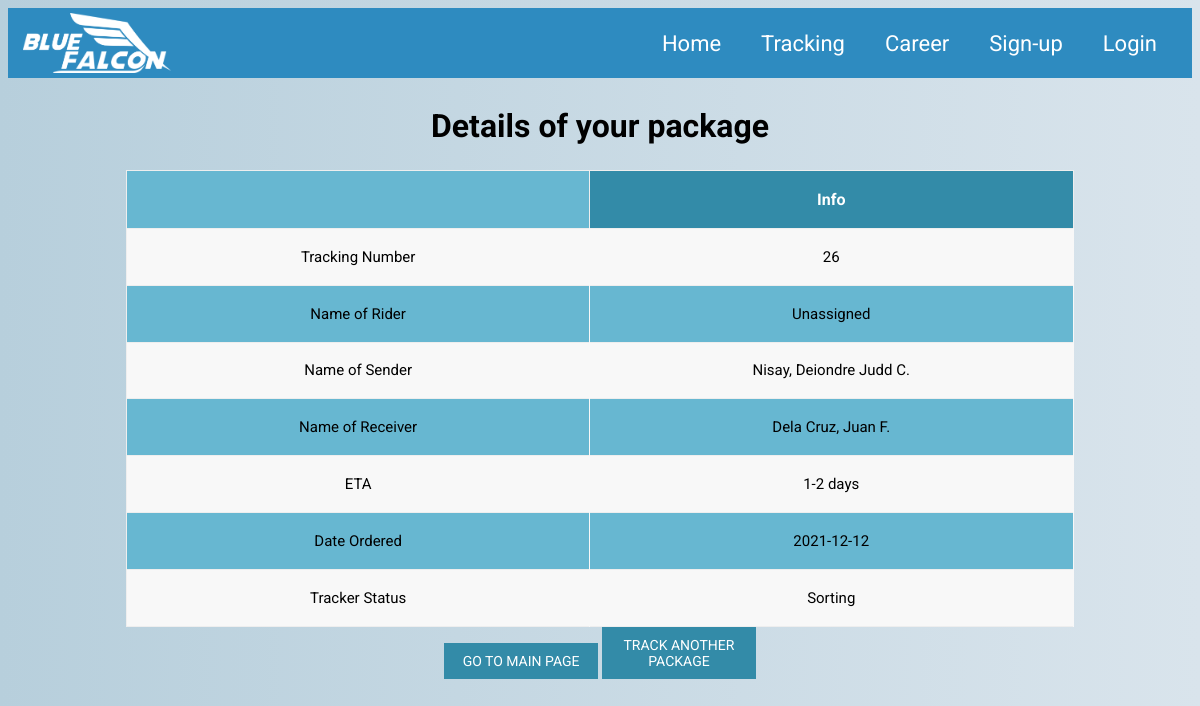
Page /Tracker_page1.php?Id=26 on the committed database.
### tables this page shows
CREATE TABLE `tracker` (
  `Tracking_Number` int(11) NOT NULL,
  `Package_ID` int(11) NOT NULL,
  `Rider_ID` int(11) NOT NULL,
  `Sender_ID` int(11) NOT NULL,
  `Recipient_ID` int(11) NOT NULL,
  `ETA` varchar(20) NOT NULL,
  `Tracker_Date` date NOT NULL DEFAULT current_timestamp(),
  `Tracker_Status` varchar(255) DEFAULT NULL
);

CREATE TABLE `sender` (
  `Sender_ID` int(11) NOT NULL,
  `Sender_LastName` varchar(256) NOT NULL,
  `Sender_FirstName` varchar(256) NOT NULL,
  `Sender_MiddleInitial` varchar(2) NOT NULL,
  `Sender_Address` varchar(256) NOT NULL,
  `Sender_ContactNum` varchar(255) NOT NULL,
  `Sender_Email` varchar(256) NOT NULL,
  `Username` varchar(256) NOT NULL
);

CREATE TABLE `recipient` (
  `Recipient_ID` int(11) NOT NULL,
  `Recipient_LastName` varchar(20) NOT NULL,
  `Recipient_FirstName` varchar(20) NOT NULL,
  `Recipient_MiddleInitial` char(2) DEFAULT NULL,
  `Recipient_Address` varchar(256) NOT NULL,
  `Recipient_ContactNum` varchar(255) NOT NULL,
  `Recipient_Email` varchar(256) NOT NULL
);

### Tracker_page1.php (the view, shortened to what this page needs)
<?php
     include 'includes/dbh.inc.php';
     include_once 'header.php';
?>
<html>
  <head>
    <link rel="stylesheet" type="text/css" href="css/tracker.css" />
  </head>
  <body>
    <br>
    <center>
    <?php
      if(isset($_GET['Id'])){
       $search_query = ($_GET['Id']);
       $query  = "SELECT * FROM tracker WHERE Tracking_Number = '".$search_query."'";
        $result = mysqli_query($conn,$query);
        if ($result->num_rows > 0) {
         echo "<h1>Details of your package</h1>";
         echo "<center>";
         echo "<table border='1' class='track'>
         <tr>
           <th></th>
            <th> Info </th>
          </tr>";
          while($row = mysqli_fetch_array($result))
          {
            $query1 =   "SELECT Rider_LastName, Rider_FirstName, Rider_MiddleInitial FROM Rider WHERE Rider_ID = (SELECT Rider_ID from tracker where Tracking_Number='".$row['Tracking_Number']."')";
            $result1 = mysqli_query($conn,$query1);
            $row1 = mysqli_fetch_array($result1);
            $query2 =   "SELECT Sender_LastName, Sender_FirstName, Sender_MiddleInitial FROM Sender WHERE Sender_ID = (SELECT Sender_ID FROM Tracker WHERE Tracking_Number ='".$row['Tracking_Number']."')";
            $result2 = mysqli_query($conn,$query2);
            $row2 = mysqli_fetch_array($result2);
            $query3 =   "SELECT Recipient_LastName, Recipient_FirstName, Recipient_MiddleInitial FROM Recipient WHERE Recipient_ID = (SELECT Recipient_ID FROM Tracker WHERE Tracking_Number ='".$row['Tracking_Number']."')";
            $result3 = mysqli_query($conn,$query3);
            $row3 = mysqli_fetch_array($result3);
            echo "<tr>";
              echo "<td> Tracking Number </td>";
              echo "<td  class='Col2' >" . $row['Tracking_Number'] . "</td>";
            echo "</tr>";
            echo "<tr>";
              echo "<td> Name of Rider </td>";
              if ($row1 == null) {
                echo "<td  class='Col2' >Unassigned</td>";
              }
              else{
                echo "<td  class='Col2' >" . $row1['Rider_LastName']. ", " . $row1['Rider_FirstName'] ." " . $row1['Rider_MiddleInitial'] . ".</td>";
              }
            echo "</tr>";
            echo "<tr>";
              echo "<td> Name of Sender </td>";
              echo "<td  class='Col2' >" . $row2['Sender_LastName']. ", " . $row2['Sender_FirstName'] ." " . $row2['Sender_MiddleInitial'] . ".</td>";
            echo "</tr>";
            echo "<tr>";
              echo "<td> Name of Receiver </td>";
              echo "<td  class='Col2' >" . $row3['Recipient_LastName']. ", " . $row3['Recipient_FirstName'] ." " . $row3['Recipient_MiddleInitial'] . ".</td>";
            echo "</tr>";
            echo "<tr>";
              echo "<td> ETA </td>";
              echo "<td  class='Col2' >" . $row['ETA'] . "</td>";
            echo "</tr>";
             echo "<tr>";
              echo "<td> Date Ordered </td>";
              echo "<td  class='Col2' >" . $row['Tracker_Date'] . "</td>";
            echo "</tr>";
            echo "<tr>";
              echo "<td> Tracker Status </td>";
                echo "<td  class='Col2' >" . $row['Tracker_Status'] . "</td>";
            echo "</tr>";
          }
          echo "</table>";
          echo "</center>";
    ?>
        <center>
          <a href="./homepage.php" style="text-decoration : none;"> <button>Go to Main Page</button></a>
          <a href="./Tracker_page1.php" style="text-decoration : none;"><button>Track Another Package</button></a>
        </center>
    <?php
          }
  } ?>
    </center>
  </body>
</html>

### css/tracker.css (style rules this page uses)
body { background: #D9E4EC; background: -webkit-linear-gradient(right, #D9E4EC, #B7CFDC); background: -moz-linear-gradient(right, #D9E4EC, #B7CFDC); background: -o-linear-gradient(right, #D9E4EC, #B7CFDC); background: linear-gradient(to left, #D9E4EC, #B7CFDC); font-family: "Roboto", sans-serif; -webkit-font-smoothing: antialiased; -moz-osx-font-smoothing: grayscale; }
h1 { margin: auto; width: 50%; padding-top: 10px; padding: 10px; text-align: center; }
table { margin-top: 15px; border-style:solid; border-width:2px; border-color:darkcyan; text-align: center; margin-left: 10%; margin-right: 10%; }
th, td { padding: 5px; width:2%; }
button { font-family: "Roboto", sans-serif; text-transform: uppercase; outline: 0; background:#338BA8 ; width: 13%; border: 0; padding: 10px; color: #FFFFFF; font-size: 14px; -webkit-transition: all 0.3 ease; transition: all 0.3 ease; cursor: pointer; }
.track { border: 5px solid white; border-collapse: collapse; border-radius: 5px; font-size: 16px; font-weight: normal; border: none; border-collapse: collapse; width: 100%; max-width: 80%; background-color: #67B7D1; }
.track td, .track th { text-align: center; padding: 2%; }
.track td { border-right: 1px solid #f8f8f8; font-size: 15px; }
.track th { color: #ffffff; background: #338BA8; }
.track th:nth-child(odd) { color: #ffffff; background: #67B7D1; }
.track tr:nth-child(even) { background: #F8F8F8; }

### css/NavBar.css.php (style rules this page uses)
a, button { color: black; }

### rows in the picture
tracker: Tracking_Number "26", Sender_ID.Sender_LastName "Nisay", Sender_ID.Sender_FirstName "Deiondre Judd", Sender_ID.Sender_MiddleInitial "C", Recipient_ID.Recipient_LastName "Dela Cruz", Recipient_ID.Recipient_FirstName "Juan", Recipient_ID.Recipient_MiddleInitial "F", ETA "1-2 days", Tracker_Date "2021-12-12", Tracker_Status "Sorting"
